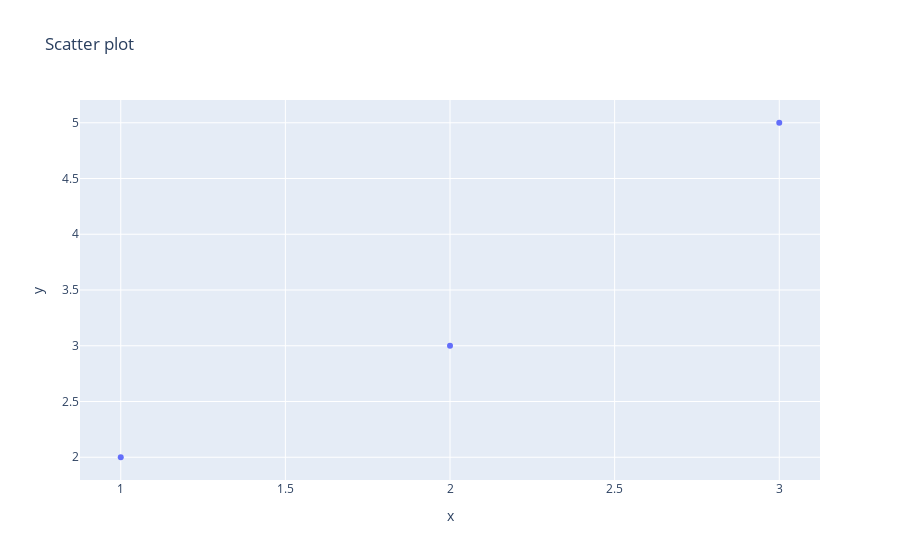

The notebook cell this image was saved under:
### Code cell
import plotly.express as px

fig = px.scatter(x = [1,2,3], y = [2,3,5], title = 'Scatter plot')
fig.show()

### Figure 1 — Plotly figure (JSON) as saved in the notebook; plotly's stock layout.template omitted (floating-point values rounded to 4 significant figures)
{"data": [{"hovertemplate": "x=%{x}<br>y=%{y}<extra></extra>", "legendgroup": "", "marker": {"color": "#636efa", "symbol": "circle"}, "mode": "markers", "name": "", "orientation": "v", "showlegend": false, "type": "scatter", "x": [1, 2, 3], "xaxis": "x", "y": [2, 3, 5], "yaxis": "y"}], "layout": {"legend": {"tracegroupgap": 0}, "title": {"text": "Scatter plot"}, "xaxis": {"anchor": "y", "domain": [0, 1], "title": {"text": "x"}}, "yaxis": {"anchor": "x", "domain": [0, 1], "title": {"text": "y"}}}}
